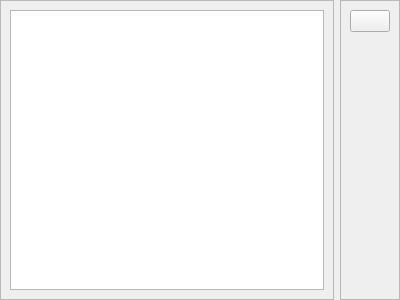
<?xml version="1.0" encoding="UTF-8"?>
<ui version="4.0">
 <class>Form</class>
 <widget class="QWidget" name="Form">
  <property name="geometry">
   <rect>
    <x>0</x>
    <y>0</y>
    <width>400</width>
    <height>300</height>
   </rect>
  </property>
  <property name="locale">
   <locale language="English" country="UnitedStates"/>
  </property>
  <layout class="QHBoxLayout" name="horizontalLayout">
   <property name="leftMargin">
    <number>0</number>
   </property>
   <property name="topMargin">
    <number>0</number>
   </property>
   <property name="rightMargin">
    <number>0</number>
   </property>
   <property name="bottomMargin">
    <number>0</number>
   </property>
   <item>
    <widget class="QFrame" name="items_frame">
     <property name="frameShape">
      <enum>QFrame::StyledPanel</enum>
     </property>
     <property name="frameShadow">
      <enum>QFrame::Raised</enum>
     </property>
     <layout class="QVBoxLayout" name="verticalLayout_2">
      <item>
       <widget class="QTreeWidget" name="items_tree">
        <property name="contextMenuPolicy">
         <enum>Qt::CustomContextMenu</enum>
        </property>
        <property name="headerHidden">
         <bool>true</bool>
        </property>
        <property name="columnCount">
         <number>1</number>
        </property>
        <column>
         <property name="text">
          <string notr="true">1</string>
         </property>
        </column>
       </widget>
      </item>
     </layout>
    </widget>
   </item>
   <item>
    <widget class="QFrame" name="frame">
     <property name="frameShape">
      <enum>QFrame::StyledPanel</enum>
     </property>
     <property name="frameShadow">
      <enum>QFrame::Raised</enum>
     </property>
     <layout class="QVBoxLayout" name="verticalLayout">
      <item>
       <widget class="QPushButton" name="delete_btn">
        <property name="cursor">
         <cursorShape>PointingHandCursor</cursorShape>
        </property>
       </widget>
      </item>
      <item>
       <spacer name="verticalSpacer">
        <property name="orientation">
         <enum>Qt::Vertical</enum>
        </property>
        <property name="sizeHint" stdset="0">
         <size>
          <width>20</width>
          <height>231</height>
         </size>
        </property>
       </spacer>
      </item>
     </layout>
    </widget>
   </item>
  </layout>
 </widget>
 <resources/>
 <connections/>
</ui>
